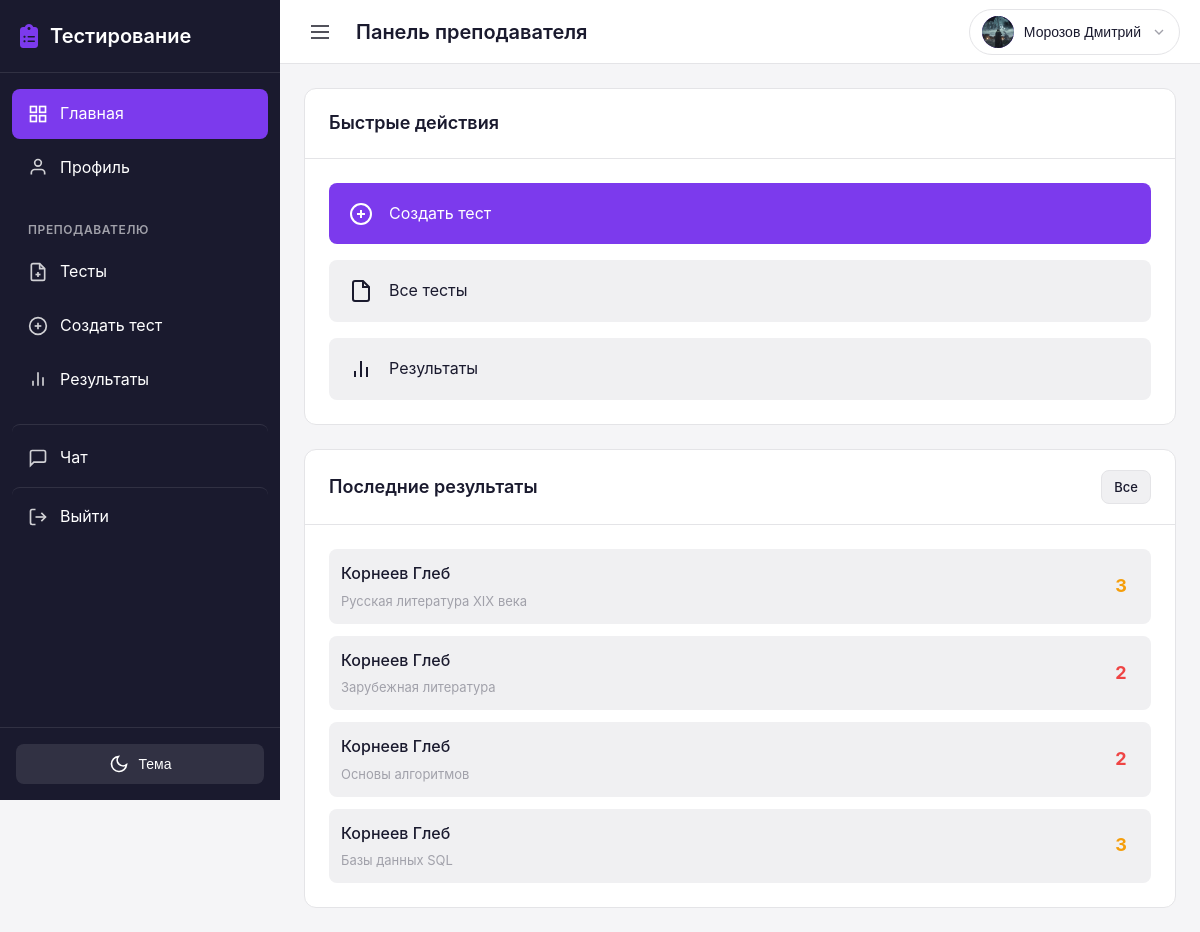
The page /teacher/dashboard/ (signed in) on the database as committed earlier.
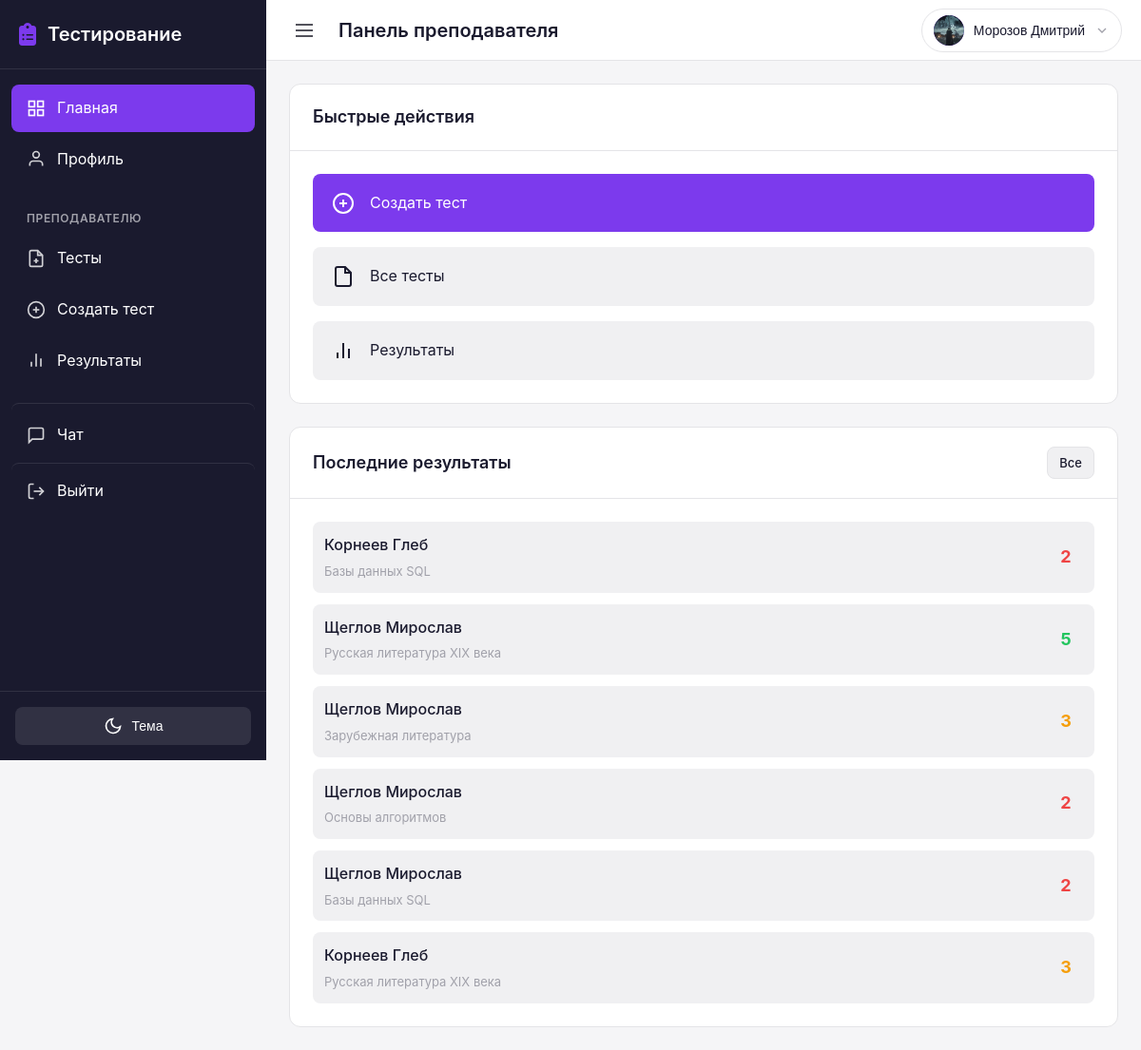
The same page on the database as committed later.
### results/models.py (models this page shows, shortened)
class Result(models.Model):
    GRADE_CHOICES = [
        (2, '2 (Неудовлетворительно)'),
        (3, '3 (Удовлетворительно)'),
        (4, '4 (Хорошо)'),
        (5, '5 (Отлично)'),
    ]
    test = models.ForeignKey(
        'tests.Test',
        on_delete=models.CASCADE,
        related_name='results',
        verbose_name='Тест'
    )
    student = models.ForeignKey(
        settings.AUTH_USER_MODEL,
        on_delete=models.CASCADE,
        related_name='test_results',
        limit_choices_to={'role': 'student'},
        verbose_name='Студент'
    )
    grade = models.PositiveSmallIntegerField(
        choices=GRADE_CHOICES,
        null=True,
        blank=True,
        verbose_name='Оценка',
        help_text='Оценка за тест (2-5) или пусто, если не проверено'
    )
    started_at = models.DateTimeField(
        auto_now_add=True,
        verbose_name='Время начала'
    )
    completed_at = models.DateTimeField(
        null=True,
        blank=True,
        verbose_name='Время завершения'
    )
    correct_answers_count = models.PositiveIntegerField(
        default=0,
        verbose_name='Количество верных ответов'
    )
    total_questions = models.PositiveIntegerField(
        default=0,
        verbose_name='Общее количество вопросов'
    )
    device_info = models.CharField(
        max_length=200,
        blank=True,
        verbose_name='Устройство',
        help_text='Информация об устройстве, с которого проходил тест'
    )
    tab_switches_count = models.PositiveIntegerField(
        default=0,
        verbose_name='Переключения вкладок',
        help_text='Количество раз, когда страница становилась неактивной'
    )
    class Meta:
        verbose_name = 'Результат'
        verbose_name_plural = 'Результаты'
        ordering = ['-completed_at', '-started_at']

### users/models.py (models this page shows, shortened)
class User(AbstractUser):
    role = models.CharField(
        max_length=10,
        choices=UserRole.choices,
        default=UserRole.STUDENT,
        verbose_name='Роль'
    )
    phone = models.CharField(
        max_length=20,
        blank=True,
        verbose_name='Телефон'
    )
    birth_date = models.DateField(
        null=True,
        blank=True,
        verbose_name='Дата рождения'
    )
    patronymic = models.CharField(
        max_length=100,
        blank=True,
        verbose_name='Отчество'
    )
    class Meta:
        verbose_name = 'Пользователь'
        verbose_name_plural = 'Пользователи'
    @property
    def is_teacher(self):
        return self.role == UserRole.TEACHER
    @property
    def is_student(self):
        return self.role == UserRole.STUDENT

### tests/models.py (models this page shows, shortened)
class Test(models.Model):
    subject = models.ForeignKey(
        'groups.Subject',
        on_delete=models.CASCADE,
        related_name='tests',
        verbose_name='Предмет'
    )
    title = models.CharField(
        max_length=200,
        verbose_name='Название теста'
    )
    description = models.TextField(
        blank=True,
        verbose_name='Описание'
    )
    time_limit = models.PositiveIntegerField(
        default=60,
        verbose_name='Время на прохождение (минут)',
        help_text='Время в минутах на прохождение теста'
    )
    is_published = models.BooleanField(
        default=False,
        verbose_name='Опубликован',
        help_text='Если отмечено, тест доступен студентам'
    )
    show_correct_answers = models.BooleanField(
        default=True,
        verbose_name='Показывать правильные ответы',
        help_text='Показывать ли правильные ответы после прохождения'
    )
    shuffle_questions = models.BooleanField(
        default=False,
        verbose_name='Перемешивать вопросы',
        help_text='Если отмечено, порядок вопросов и ответов будет случайным для каждого студента'
    )
    groups = models.ManyToManyField(
        'groups.Group',
        related_name='tests',
        verbose_name='Группы',
        help_text='Группы, которым доступен тест'
    )
    created_by = models.ForeignKey(
        settings.AUTH_USER_MODEL,
        on_delete=models.CASCADE,
        related_name='created_tests',
        limit_choices_to={'role': 'teacher'},
        verbose_name='Создал преподаватель'
    )
    created_at = models.DateTimeField(
        auto_now_add=True,
        verbose_name='Дата создания'
    )
    updated_at = models.DateTimeField(
        auto_now=True,
        verbose_name='Дата обновления'
    )
    class Meta:
        verbose_name = 'Тест'
        verbose_name_plural = 'Тесты'
        ordering = ['-created_at']

### users/views.py (the view)
# urls.py: path('teacher/dashboard/', views.teacher_dashboard, name='teacher_dashboard'),
@login_required
def teacher_dashboard(request):
    from tests.models import Test
    from results.models import Result
    if not request.user.is_teacher:
        messages.error(request, 'У вас нет доступа к этой странице')
        return redirect('dashboard')
    user = request.user
    tests = Test.objects.filter(created_by=user)
    recent_results = Result.objects.filter(
        test__in=tests
    ).select_related('student', 'test').order_by('-completed_at')[:10]
    context = {
        'recent_results': recent_results,
    }
    return render(request, 'users/teacher/dashboard.html', context)

### chat/context_processors.py (called while the page is built)
def unread_messages_count(request):
    if request.user.is_authenticated:
        count = Message.objects.filter(receiver=request.user, is_read=False).count()
        return {'total_unread_messages': count}
    return {'total_unread_messages': 0}

### testingPlatform/ngrok_skip_warning.py (called while the page is built)
    def __call__(self, request):
        request.META['HTTP_NGROK_SKIP_BROWSER_WARNING'] = 'true'
        response = self.get_response(request)
        response['ngrok-skip-browser-warning'] = 'true'
        return response

### templates/users/teacher/dashboard.html (shortened to what this page needs)
{% extends 'base.html' %}
{% load user_tags %}
{% block topbar_title %}Панель преподавателя{% endblock %}
{% block content %}
<div class="dashboard-container">
    <div class="dashboard-grid">
        <div class="card">
            <div class="card-header">
                <h2 class="card-title">Быстрые действия</h2>
            </div>
            <div class="card-body">
                <div class="quick-actions">
                    <a href="{% url 'teacher_test_create' %}" class="quick-action-item primary">
                        <svg width="24" height="24" viewBox="0 0 24 24" fill="none" stroke="currentColor" stroke-width="2">
                            <circle cx="12" cy="12" r="10"></circle>
                            <line x1="12" y1="8" x2="12" y2="16"></line>
                            <line x1="8" y1="12" x2="16" y2="12"></line>
                        </svg>
                        <span>Создать тест</span>
                    </a>
                    <a href="{% url 'teacher_tests' %}" class="quick-action-item">
                        <svg width="24" height="24" viewBox="0 0 24 24" fill="none" stroke="currentColor" stroke-width="2">
                            <path d="M14 2H6a2 2 0 0 0-2 2v16a2 2 0 0 0 2 2h12a2 2 0 0 0 2-2V8z"></path>
                            <polyline points="14 2 14 8 20 8"></polyline>
                        </svg>
                        <span>Все тесты</span>
                    </a>
                    <a href="{% url 'teacher_results' %}" class="quick-action-item">
                        <svg width="24" height="24" viewBox="0 0 24 24" fill="none" stroke="currentColor" stroke-width="2">
                            <line x1="18" y1="20" x2="18" y2="10"></line>
                            <line x1="12" y1="20" x2="12" y2="4"></line>
                            <line x1="6" y1="20" x2="6" y2="14"></line>
                        </svg>
                        <span>Результаты</span>
                    </a>
                </div>
            </div>
        </div>
        <div class="card">
            <div class="card-header">
                <h2 class="card-title">Последние результаты</h2>
                <a href="{% url 'teacher_results' %}" class="btn btn-secondary btn-sm">Все</a>
            </div>
            <div class="card-body">
                <div class="results-list" id="recentResultsList" {% if not recent_results %}style="display:none"{% endif %}>
                    {% for result in recent_results %}
                    <a href="{% url 'test_result_detail' result.id %}" class="result-item"
                       data-live-result-id="{{ result.id }}"
                       data-live-kind="dashboard"
                       {% if not result.completed_at %}data-remaining-seconds="{{ result.remaining_seconds|default_if_none:'' }}"{% endif %}>
                        <div class="result-student">
                            <span class="result-name">{{ result.student.last_name }} {{ result.student.first_name }}</span>
                            <span class="result-test">{{ result.test.title }}</span>
                        </div>
                        {% if result.completed_at and result.grade %}
                        <div class="result-grade grade-{{ result.grade }}" data-result-grade>
                            {{ result.grade }}
                        </div>
                        {% elif not result.completed_at %}
                        <div class="result-progress" data-result-grade>
                            {{ result.remaining_seconds|format_timer }}
                        </div>
                        {% else %}
                        <div class="result-progress" data-result-grade>
                            —
                        </div>
                        {% endif %}
                    </a>
                    {% endfor %}
                </div>
            </div>
        </div>
    </div>
</div>
{% endblock %}

Rows that differ between the two databases and show on the page:
removed Result: student.last_name "Корнеев", student.first_name "Глеб", test "Зарубежная литература", grade "2"
removed Result: student.last_name "Корнеев", student.first_name "Глеб", test "Основы алгоритмов", grade "2"
removed Result: student.last_name "Корнеев", student.first_name "Глеб", test "Базы данных SQL", grade "3"
added Result: student.last_name "Корнеев", student.first_name "Глеб", test "Базы данных SQL", grade "2"
added Result: student.last_name "Щеглов", student.first_name "Мирослав", test "Русская литература XIX века", grade "5"
added Result: student.last_name "Щеглов", student.first_name "Мирослав", test "Зарубежная литература", grade "3"
added Result: student.last_name "Щеглов", student.first_name "Мирослав", test "Основы алгоритмов", grade "2"
added Result: student.last_name "Щеглов", student.first_name "Мирослав", test "Базы данных SQL", grade "2"
